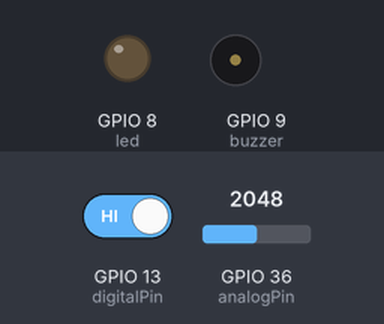
Bench run of a sketch on a simulated ESP32. On the bench: output pins drawn as LEDs (lit = HIGH), buzzer (waves = sounding, pin HIGH). The test bench sets the inputs (shaded band); at power-on: GPIO 13 (digitalPin) HIGH, GPIO 36 (analogPin) = 2048. What the sketch prints to the serial monitor is not drawn.

Above: at 1.2 s.
1.3 s: GPIO 13 (digitalPin) driven LOW
At 2.5 s:
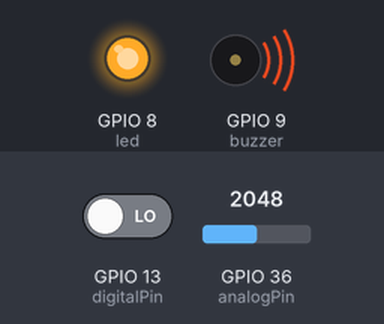
2.8 s: GPIO 13 (digitalPin) driven HIGH
At 4.0 s:
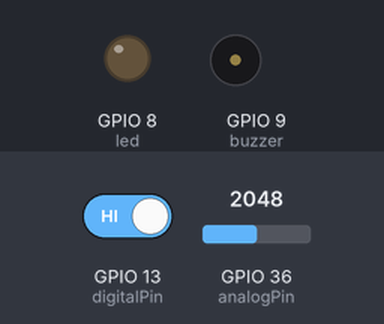
Timing chart, 0 to 5.8 s (numbered marks = the images above; inputs shaded):
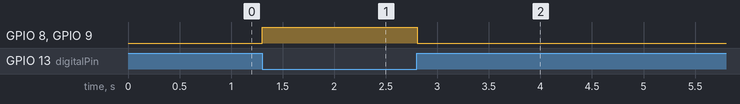

The sketch:

flying_fish_gas_sesnsor.ino
```cpp
const int analogPin = A0;
const int digitalPin = 13;
const int led = 8;
const int buzzer = 9;

void setup() {
  Serial.begin(9600);
  pinMode(led, OUTPUT);
  pinMode(digitalPin, INPUT);
  pinMode(buzzer, OUTPUT);
}

void loop() {
  int state = digitalRead(digitalPin);
  float gasLevel = analogRead(analogPin);

  digitalWrite(led, !state);

  if(!state) {
    digitalWrite(buzzer, HIGH);
  }else {
    digitalWrite(buzzer, LOW);
  }

  Serial.print("gas level: ");
  Serial.println(gasLevel);

  delay(100);
}
```

Measured:
- after the input at 1.3 s, GPIO 8 (led), GPIO 9 (buzzer): LOW → HIGH at once
- after the input at 2.8 s, GPIO 8 (led), GPIO 9 (buzzer): HIGH → LOW at once
